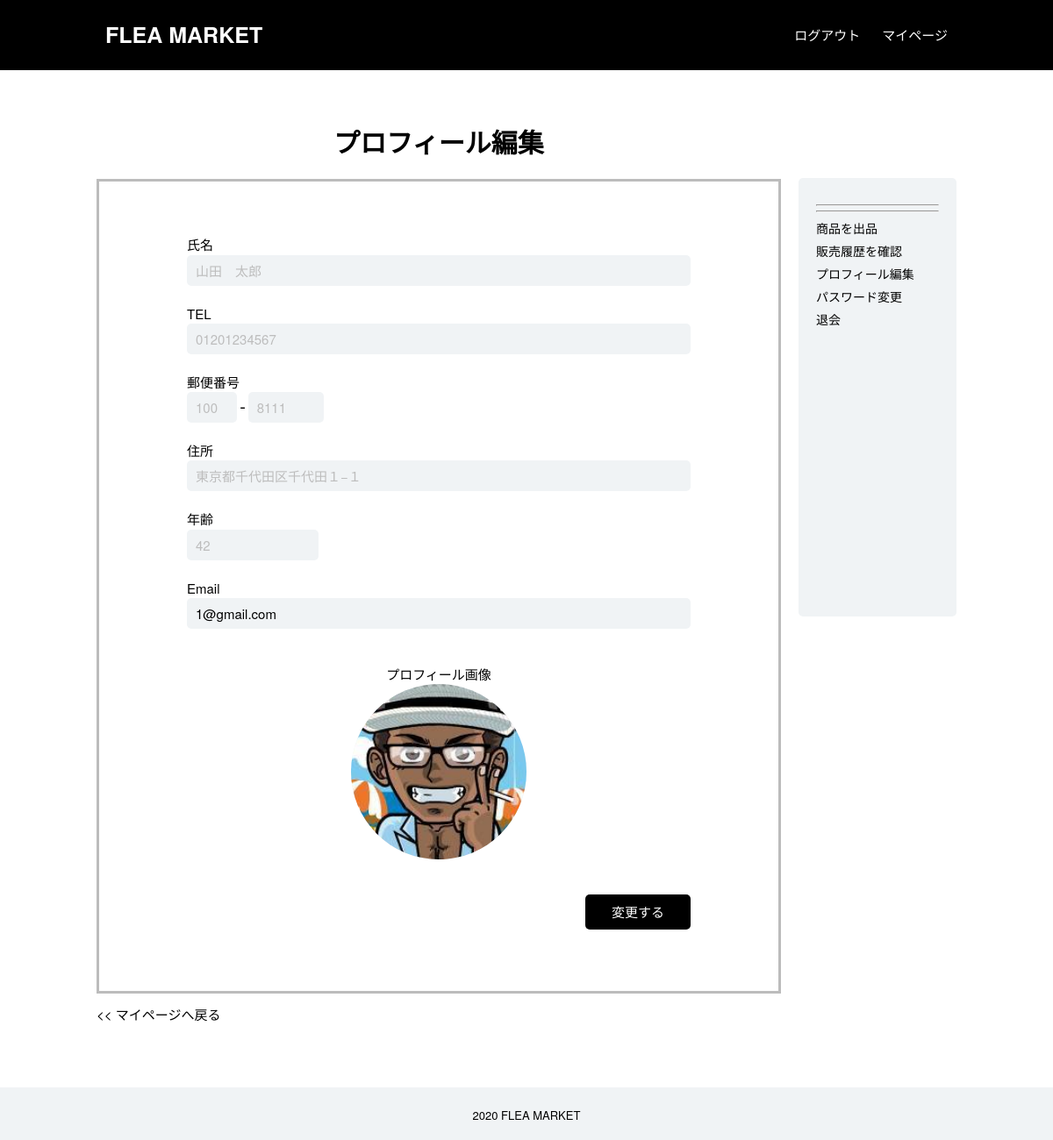
The app's page /a-profileEdit.php (signed in) with its own data.
### tables this page shows
CREATE TABLE `users` (
  `id` int(11) NOT NULL,
  `username` varchar(30) DEFAULT NULL,
  `age` int(11) DEFAULT NULL,
  `tel` varchar(255) DEFAULT NULL,
  `zip1` varchar(3) DEFAULT NULL,
  `zip2` varchar(4) DEFAULT NULL,
  `addr` varchar(100) DEFAULT NULL,
  `email` varchar(40) NOT NULL,
  `password` varchar(255) NOT NULL,
  `img` varchar(255) DEFAULT NULL,
  `login_time` datetime DEFAULT NULL,
  `delete_flag` tinyint(1) NOT NULL DEFAULT '0',
  `create_date` datetime NOT NULL,
  `update_date` timestamp NOT NULL DEFAULT CURRENT_TIMESTAMP
);

### f-function.php (called while the page is built, shortened)
<?php
$err_msg = array();
function dbConnect()
{
   $dsn = 'mysql:dbname=wk_fleamarket;host=localhost;charset=utf8';
   $user = 'root';
   $password = 'root';
   $options = array(
      PDO::ATTR_ERRMODE => PDO::ERRMODE_SILENT,
      PDO::ATTR_DEFAULT_FETCH_MODE => PDO::FETCH_ASSOC,
      PDO::MYSQL_ATTR_USE_BUFFERED_QUERY => true,
   );
   $dbh = new PDO($dsn, $user, $password, $options);
   return $dbh;
}
function queryPost($dbh, $sql, $data)
{
   $stmt = $dbh->prepare($sql);
   if (!$stmt->execute($data)) {
      global $err_msg;
      $err_msg['common'] = MSG07;
      return 0;
   }
   return $stmt;
}
function getUser($u_id)
{
   try {
      $dbh = dbConnect();
      $sql = 'SELECT * FROM users  WHERE id = :u_id AND delete_flag = 0';
      $data = array(':u_id' => $u_id);
      $stmt = queryPost($dbh, $sql, $data);
      if ($stmt) {
         return $stmt->fetch(PDO::FETCH_ASSOC);
      } else {
         return false;
      }
   } catch (Exception $e) {
      error_log('エラー発生:' . $e->getMessage());
   } finally {
      $dbh = null;
   }
}
function getFormData($str, $flg = false)
{
   global $dbFormData;
   $method = ($flg) ? $_GET : $_POST;
   if (!empty($dbFormData)) {
      if (!empty($method[$str])) {
         return $method[$str];
      } else {
         return $dbFormData[$str];
      }
   } else {
      if (!empty($method[$str])) return $method[$str];
   }
}

### a-profileEdit.php (the view, shortened to what this page needs)
<?php
require('f-function.php');
$dbFormData = getUser($_SESSION['user_id']);
?>
<?php
require('common/head.php');
?>
<body>
   <?php require('common/header.php'); ?>
   <div class="lw u-cf">
      <main class="lm2">
         <h2 class="c-h2 pm-profEdit__heading">プロフィール編集</h2>
         <div class="p-profEdit">
            <form action="" method="POST" enctype="multipart/form-data">
               <label for="name" class="pm-profEdit__label -name">
                  <h4 class="c-h4 pm-profEdit__heading2">氏名</h4>
                  <input type="text" name="username" value="<?= getFormData('username'); ?>" id="name" class="c-text pm-profEdit__text -name u-ph" placeholder="山田　太郎">
               </label>
               <label for="tel" class="pm-profEdit__label -tel">
                  <h4 class="c-h4 pm-profEdit__heading2">TEL</h4>
                  <input type="text" name="tel" value="<?= getFormData('tel'); ?>" id="tel" class="c-text pm-profEdit__text -tel u-ph" placeholder="01201234567">
               </label>
               <label for="" class="pm-profEdit__label -zip">
                  <h4 class="c-h4 pm-profEdit__heading2">郵便番号</h4>
                  <div class="pm-profEdit__textWrap">
                     <input type="text" name="zip1" value="<?= getFormData('zip1'); ?>" id="zip1" class="c-text pm-profEdit__text -zip1 u-ph" placeholder="100">
                     <span>-</span>
                     <input type="text" name="zip2" value="<?= getFormData('zip2'); ?>" id="zip2" class="c-text pm-profEdit__text -zip2 u-ph" placeholder="8111">
                  </div>
               </label>
               <label for="addr" class="pm-profEdit__label -addr">
                  <h4 class="c-h4 pm-profEdit__heading2">住所</h4>
                  <input type="text" name="addr" value="<?= getFormData('addr'); ?>" id="addr" class="c-text pm-profEdit__text -addr u-ph" placeholder="東京都千代田区千代田１−１">
               </label>
               <label for="age" class="pm-profEdit__label -age">
                  <h4 class="c-h4 pm-profEdit__heading2">年齢</h4>
                  <input type="text" name="age" value="<?= getFormData('age'); ?>" id="age" class="c-text pm-profEdit__text -age u-ph" placeholder="42">
               </label>
               <label for="email" class="pm-profEdit__label -email">
                  <h4 class="c-h4 pm-profEdit__heading2">Email</h4>
                  <input type="text" name="email" value="<?= getFormData('email'); ?>" id="email" class="c-text pm-profEdit__text -email u-ph" placeholder="hogehoge@gmail.com">
               </label>
               <div class="pm-profEdit__imgItems">
                  <div class="pm-profEdit__imgUnit -img">
                     <h4 class="c-h4">プロフィール画像</h4>
                     <label for="img" class="js-dropArea pm-profEdit__imgItem">
                        <img src="<?= getFormData('img'); ?>" alt="" class="js-prevImg u-ajustImg">
                     </label>
                  </div>
               </div>
               <input type="submit" value="変更する" class="c-btn pm-profEdit__submit">
            </form>
         </div>
         <a href="a-mypage.php" class="c-rtnBtn">&lt&lt マイページへ戻る</a>
      </main>
      <?php require('./common/side.php'); ?>
   </div>
   <?php require('common/footer.php'); ?>
</body>
</html>

### css/foundation/base.css (style rules this page uses)
html { font-size: 62.5%; }
body { font-family: "Helvetica Neue", Arial, "Hiragino Kaku Gothic ProN", "Hiragino Sans", Meiryo, sans-serif; }
*, *::before, *::after { box-sizing: border-box; }

### css/layout/layout.css (style rules this page uses)
.lw { margin: 40px auto 60px; width: 1000px; }
.lm2 { float: left; margin: 0 10px; width: 780px; border-radius: 5px; }

### css/object/component.css (style rules this page uses)
.c-h2 { font-weight: bold; font-size: 3rem; }
.c-h4 { display: inline-block; margin: 3px 0; font-weight: 200; font-size: 1.5rem; }
.c-text { padding: 10px; border: none; border-radius: 5px; background: #f0f3f5; font-size: 1.5rem; }
.c-btn { border: none; border-radius: 5px; color: #fff; text-decoration: none; }
.c-rtnBtn { display: inline-block; margin: 15px 0; color: #000; text-decoration: none; font-size: 1.5rem; }

### css/object/project.css (style rules this page uses)
.p-profEdit { padding: 60px 100px; border: 3px solid #bcbcbc; }
.pm-profEdit__heading { text-align: center; }
.pm-profEdit__text { width: 100%; height: 35px; }
.pm-profEdit__text.-age { display: block; }
.pm-profEdit__label { display: block; margin-bottom: 20px; }
.pm-profEdit__heading2 { display: inline-block; }
.pm-profEdit__text.-zip1 { width: 10%; }
.pm-profEdit__text.-zip1 + span { font-size: 2rem; }
.pm-profEdit__text.-zip2 { width: 15%; }
.pm-profEdit__text.-age { width: 150px; }
.pm-profEdit__imgItems { display: flex; justify-content: center; margin-top: 40px; }
.pm-profEdit__imgUnit > h4 { display: block; text-align: center; }
.pm-profEdit__imgItem { position: relative; display: block; width: 200px; height: 200px; border-radius: 5px; border-radius: 50%; background: #f0f3f5; }
.pm-profEdit__imgItem:before { position: absolute; top: 90px; left: 30px; color: rgb(174, 174, 174); content: "ドラッグ & ドロップ"; text-align: center; font-weight: bold; font-size: 1.5rem; }
.pm-profEdit__imgItem > img { position: absolute; z-index: 1; width: 100%; height: 100%; border-radius: 50%; }
.pm-profEdit__submit { display: block; margin: 40px 0 0 auto; width: 120px; height: 40px; background: #000; font-size: 1.5rem; }

### css/object/utility.css (style rules this page uses)
.u-cf::after { display: block; clear: both; content: ""; }
.u-ajustImg { position: absolute; top: 0; right: 0; bottom: 0; left: 0; margin: auto; max-width: 100%; max-height: 100%; width: auto; height: auto; -o-object-fit: contain; object-fit: contain; }
.u-ph::placeholder { color: #bdbdbd; }

### records on screen
users: email "1@gmail.com", img (picture)
